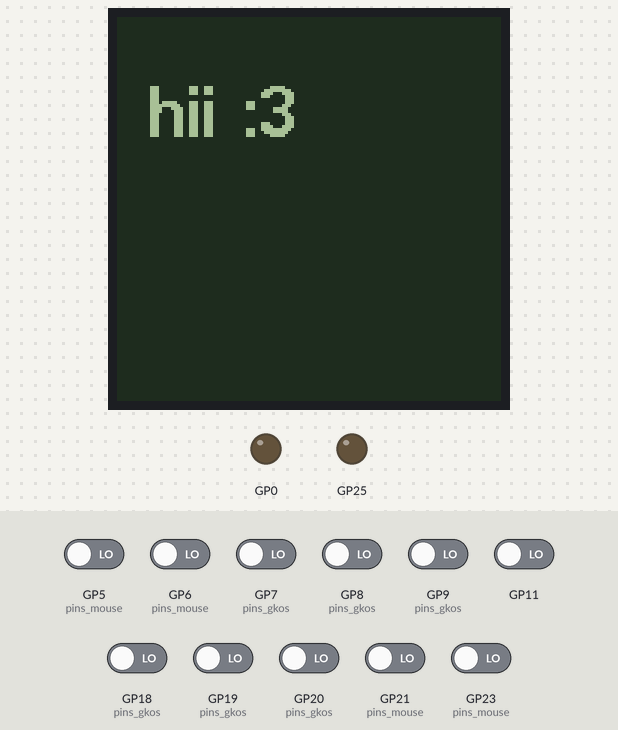
The program below on a simulated Raspberry Pi Pico. Parts: 128×128 one-colour display, output pins drawn as LEDs (lit = HIGH). Inputs (shaded band) come from the test bench; at power-on: GP5 (pins_mouse), GP6 (pins_mouse), GP7 (pins_gkos), GP8 (pins_gkos), GP9 (pins_gkos), GP11, GP18 (pins_gkos), GP19 (pins_gkos), GP20 (pins_gkos), GP21 (pins_mouse), GP23 (pins_mouse) LOW. USB keyboard and mouse output is not drawn.

Above: at 0.1 s.

The program:

main.cpp
```cpp
#include <Arduino.h>
#include <Pins.h>
#include <Bounce2.h>
#include <Keys.h>
#include <Keyboard.h>
#include <SPI.h>
#include <U8g2lib.h>

Bounce2::Button key_a = Bounce2::Button();
Bounce2::Button key_b = Bounce2::Button();
Bounce2::Button key_c = Bounce2::Button();
Bounce2::Button key_d = Bounce2::Button();
Bounce2::Button key_e = Bounce2::Button();
Bounce2::Button key_f = Bounce2::Button();
const uint16_t N_KEYS_GKOS = 6;
Bounce2::Button* keys_gkos[N_KEYS_GKOS] =
	{ &key_a, &key_b, &key_c, &key_d, &key_e, &key_f };
pin_size_t pins_gkos[N_KEYS_GKOS] =
	{ Pins::KEY_A, Pins::KEY_B, Pins::KEY_C, Pins::KEY_D, Pins::KEY_E, Pins::KEY_F };
const uint16_t KEY_GKOS_DEBOUNCE_MS = 5;

// TODO: m2 and m4 dont register keypresses
Bounce2::Button key_m1 = Bounce2::Button();
Bounce2::Button key_m2 = Bounce2::Button();
Bounce2::Button key_m3 = Bounce2::Button();
Bounce2::Button key_m4 = Bounce2::Button();
const uint16_t KEYS_MOUSE_N = 4;
Bounce2::Button* keys_mouse[KEYS_MOUSE_N] =
	{ &key_m1, &key_m2, &key_m3, &key_m4 };
pin_size_t pins_mouse[KEYS_MOUSE_N] =
	{ Pins::MOUSE_1, Pins::MOUSE_2, Pins::MOUSE_3, Pins::MOUSE_4 };
const uint16_t KEY_MOUSE_DEBOUNCE_MS = 10;

Bounce2::Button key_menu = Bounce2::Button();
const uint16_t KEY_MENU_DEBOUNCE_MS = 5;

const uint8_t GKOS_MASKS[N_KEYS_GKOS] = { 1, 2, 4, 8, 16, 32 };
uint8_t gkos_keycode = 0;
uint8_t gkos_keycode_max = 0;
bool gkos_dirty = false;

U8G2_LS013B7DH03_128X128_F_4W_HW_SPI lcd(
	U8G2_R1, Pins::LCD_SCS, U8X8_PIN_NONE);
const uint8_t WHITE = 1;
const uint8_t BLACK = 0;

void setup() {
	for (int i = 0; i < N_KEYS_GKOS; i++) {
		keys_gkos[i]->attach(pins_gkos[i], INPUT);
		keys_gkos[i]->interval(KEY_GKOS_DEBOUNCE_MS);
		keys_gkos[i]->setPressedState(LOW);
	}
	for (int i = 0; i < KEYS_MOUSE_N; i++) {
		keys_mouse[i]->attach(pins_mouse[i], INPUT);
		keys_mouse[i]->interval(KEY_MOUSE_DEBOUNCE_MS);
		keys_mouse[i]->setPressedState(LOW);
	}
	key_menu.attach(Pins::MENU, INPUT);
	key_menu.interval(KEY_MENU_DEBOUNCE_MS);
	key_menu.setPressedState(LOW);

	pinMode(Pins::LED, OUTPUT);

	pinMode(Pins::LCD_COMIN, OUTPUT);
	digitalWrite(Pins::LCD_COMIN, LOW);

	SPI.setTX(Pins::LCD_SI);
	SPI.setSCK(Pins::LCD_SCLK);
	SPI.setCS(Pins::LCD_SCS);

	lcd.begin();
	lcd.clearBuffer();
	lcd.setDrawColor(WHITE);
	lcd.drawBox(0, 0, lcd.getWidth(), lcd.getHeight());
	lcd.setFont(u8g2_font_fub17_tf);
	lcd.setDrawColor(BLACK);
	lcd.setCursor(10, 40);
	lcd.print("hii :3");
	lcd.sendBuffer();

	Keyboard.begin();

	Serial.begin();
}

void loop() {
	for (int i = 0; i < N_KEYS_GKOS; i++) {
		keys_gkos[i]->update();
		if (keys_gkos[i]->pressed()) {
			gkos_keycode |= GKOS_MASKS[i];
			gkos_keycode_max |= GKOS_MASKS[i];
		}
		if (keys_gkos[i]->released()) {
			gkos_keycode &= ~(GKOS_MASKS[i]);
			if (gkos_keycode == 0) {
				gkos_dirty = true;
			}
		}
	}
	for (int i = 0; i < KEYS_MOUSE_N; i++) {
		keys_mouse[i]->update();
	}
	key_menu.update();

	if (gkos_dirty) {
		uint8_t keypress = Keys::ALPHA[gkos_keycode_max];
		Keyboard.press(keypress);
		Keyboard.releaseAll();
		gkos_keycode_max = 0;
		gkos_dirty = false;
	}
}
```

Keys.h
```cpp
#pragma once
#include <Arduino.h>
#include <Keyboard.h>

namespace Keys {
    const uint8_t N_MODIFIERS= 6;
    const uint8_t MODIFIERS[N_MODIFIERS] = {
        3,      // o
        5,      // native
        6,      // s
        24,     // g
        40,     // w
        48,     // k
    };
    const uint8_t ALPHA[64] = {
        0,                  // 0
        'a',
        'b',
        'o',
        'c',                // 4
        0,
        's',
        KEY_BACKSPACE,
        'd',                // 8
        KEY_UP_ARROW,
        '\'',
        'p',
        '!',                // 12
        0,
        't',
        KEY_LEFT_ARROW,
        'e',                // 16
        '-',
        KEY_LEFT_SHIFT,
        'q',
        ',',                // 20
        0,
        'u',
        0,
        'g',                // 24
        'h',
        'i',
        KEY_PAGE_UP,
        'j',                // 28
        0,
        '/',
        KEY_ESC,
        'f',                // 32
        '?',
        '.',
        'r',
        KEY_DOWN_ARROW,     // 36
        0,
        'v',
        KEY_HOME,
        'w',                // 40
        'x',
        'y',
        KEY_INSERT,
        'z',                // 44
        0,
        0,
        KEY_LEFT_CTRL,
        'k',                // 48
        'l',
        'm',
        '\\',
        'n',                // 52
        0,
        KEY_PAGE_DOWN,
        KEY_LEFT_ALT,
        ' ',                // 56
        KEY_RIGHT_ARROW,
        0,
        KEY_RETURN,
        KEY_END,            // 60
        KEY_TAB,
        KEY_DELETE,
        0,
    };
    const uint8_t ALPHA_SHIFTED[64] = {
        0,                  // 0
        'A',
        'B',
        'O',
        'C',                // 4
        0,
        'S',
        0,
        'D',                // 8
        0,
        0,
        'P',
        0,                  // 12
        0,
        'T',
        0,
        'E',                // 16
        0,
        KEY_CAPS_LOCK,
        'Q',
        0,                  // 20
        0,
        'U',
        0,
        'G',                // 24
        'H',
        'I',
        0,
        'J',                // 28
        0,
        0,
        0,
        'F',                // 32
        0,
        0,
        'R',
        0,                  // 36
        0,
        'V',
        0,
        'W',                // 40
        'X',
        'Y',
        0,
        'Z',                // 44
        0,
        0,
        0,
        'K',                // 48
        'L',
        'M',
        0,
        'N',                // 52
        0,
        0,
        0,
        0,                  // 56
        0,
        0,
        0,
        0,                  // 60
        0,
        0,
        0,
    };
}
```

Pins.h
```cpp
#pragma once
#include <Arduino.h>

namespace Pins {
    const pin_size_t KEY_A = 20;
    const pin_size_t KEY_B = 19;
    const pin_size_t KEY_C = 18;
    const pin_size_t KEY_D = 7;
    const pin_size_t KEY_E = 8;
    const pin_size_t KEY_F = 9;

    const pin_size_t MOUSE_1 = 21;
    const pin_size_t MOUSE_2 = 6;
    const pin_size_t MOUSE_3 = 23;
    const pin_size_t MOUSE_4 = 5;

    const pin_size_t SDA = 16;
    const pin_size_t SCL = 17;

    const pin_size_t LCD_COMIN = 0;
    const pin_size_t LCD_SCS = 1;
    const pin_size_t LCD_SCLK = 2;
    const pin_size_t LCD_SI = 3;

    const pin_size_t MENU = 11;

    const pin_size_t TP_RDY = 10;
    const pin_size_t TP_RST = 24;

    const pin_size_t LED = 25;
}
```
